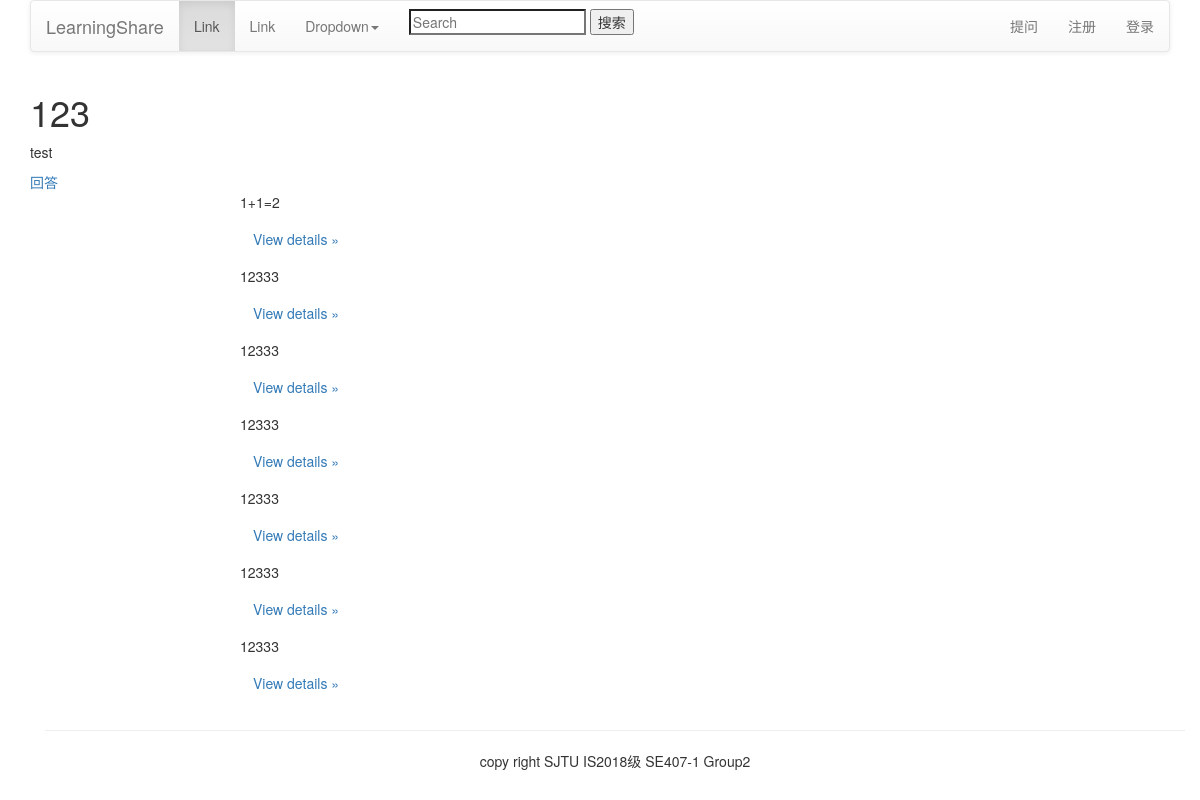
Screenshot of /question/2/ with the database file from the repository.
### QuestionApp/models.py (models this page shows, shortened)
class Question(models.Model):
    user = models.ForeignKey(User, verbose_name='提问者', related_name='questions',on_delete=models.CASCADE)
    questionTitle = models.CharField('问题标题', max_length=40, unique=True,blank=False)
    questionCategory = models.ForeignKey('CategoryApp.Category', verbose_name='板块名称', on_delete=models.CASCADE)
    questionDescription = models.TextField('详细描述')
    created=models.DateTimeField(default=timezone.now,verbose_name='发布日期')
    publishDate = models.DateTimeField(auto_now=True, verbose_name='更新日期')
    goodNum = models.IntegerField(default=0,verbose_name='赞数')
    badNum = models.IntegerField(default=0, verbose_name='反对数')
    grade = models.IntegerField(default=0, verbose_name='综合质量')
    collect = models.ManyToManyField(User, verbose_name='收藏')

### AnswerApp/models.py (models this page shows, shortened)
class AnswerModel(models.Model):
    author = models.ForeignKey(User, related_name='answers', verbose_name='回答者', on_delete=models.CASCADE)
    question = models.ForeignKey('QuestionApp.Question', related_name='answers',
                                 verbose_name='问题', on_delete=models.CASCADE)
    pub_date = models.DateTimeField(auto_now=True, verbose_name='回答时间')
    answer_text = models.TextField(verbose_name='回答内容')
    class Meta:
        ordering = ("pub_date", )

### QuestionApp/views.py (the view)
# urls.py: path('<int:question_id>/', views.question_content, name="question_content"),
def question_content(request, question_id):
    question = Question.objects.get(id=question_id)
    answer_list = AnswerModel.objects.filter(question_id=question_id)
    context = {
        "question": question,
        "answer_list": answer_list
    }
    return render(request, "question/content.html",context=context )

### templates/question/content.html (shortened to what this page needs)
{% extends "index.html" %}
{% block content %}
<h1>{{ question.questionTitle }}</h1>
<p>{{ question.user }}</p>
    <a href="{% url 'answer:answer_question' question_id=question.id%}">回答</a>
    {% for answer in answer_list %}
    <div class="container">
	<div class="row clearfix">
		<div class="col-md-2 column">
		</div>
		<div class="col-md-8 column">
			<p>
				{{ answer.answer_text }}
			</p>
			<p>
				 <a class="btn" href="#">View details »</a>
			</p>
		</div>
		<div class="col-md-2 column">
		</div>
	</div>
    </div>
    {% endfor %}
{% endblock %}

### rows the page displays
Question: questionTitle "123", user "test"
AnswerModel: answer_text "1+1=2"
AnswerModel: answer_text "12333"
AnswerModel: answer_text "12333"
AnswerModel: answer_text "12333"
AnswerModel: answer_text "12333"
AnswerModel: answer_text "12333"
AnswerModel: answer_text "12333"
